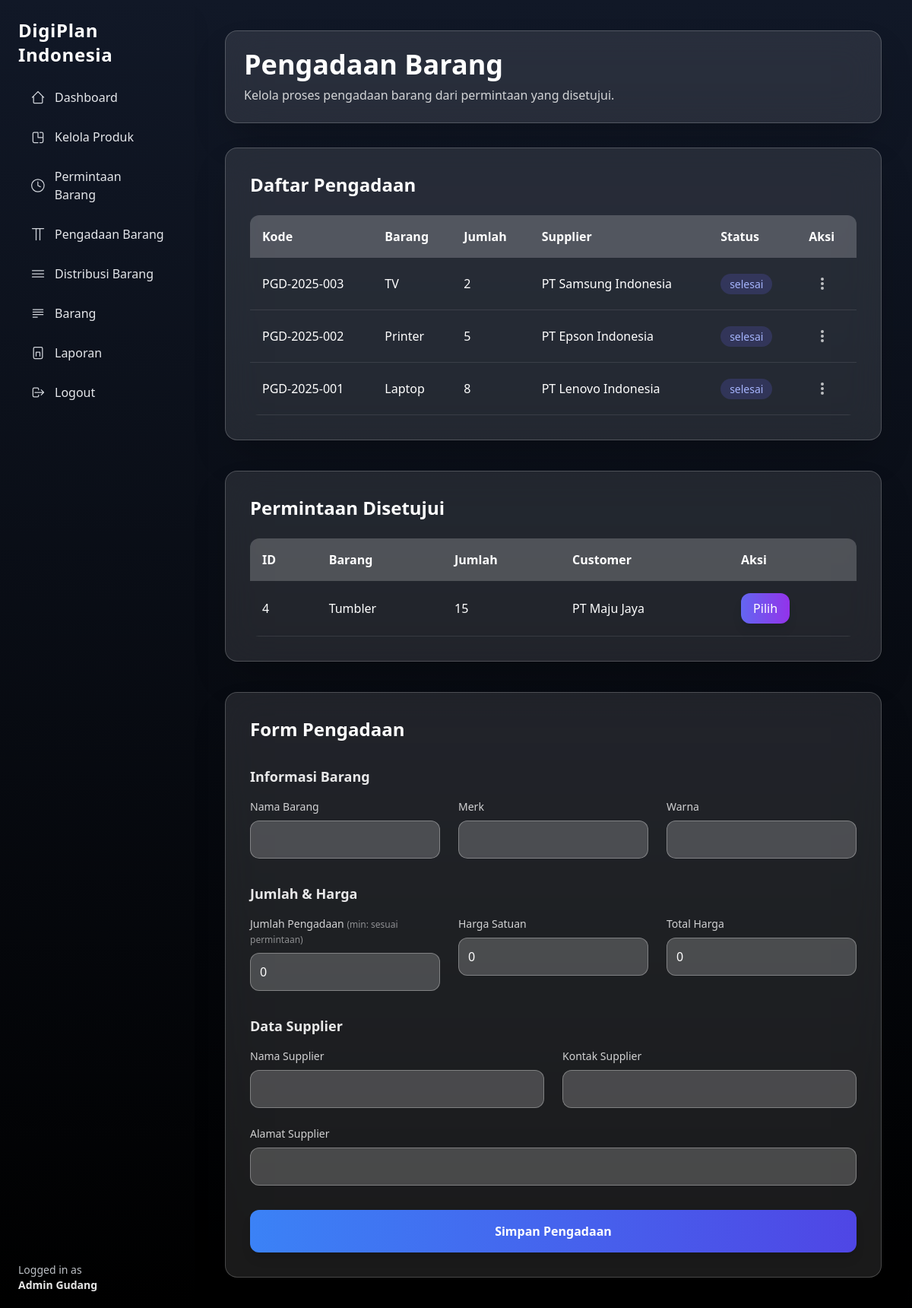
Page /admin/procurement.php (signed in) on the earlier database version.
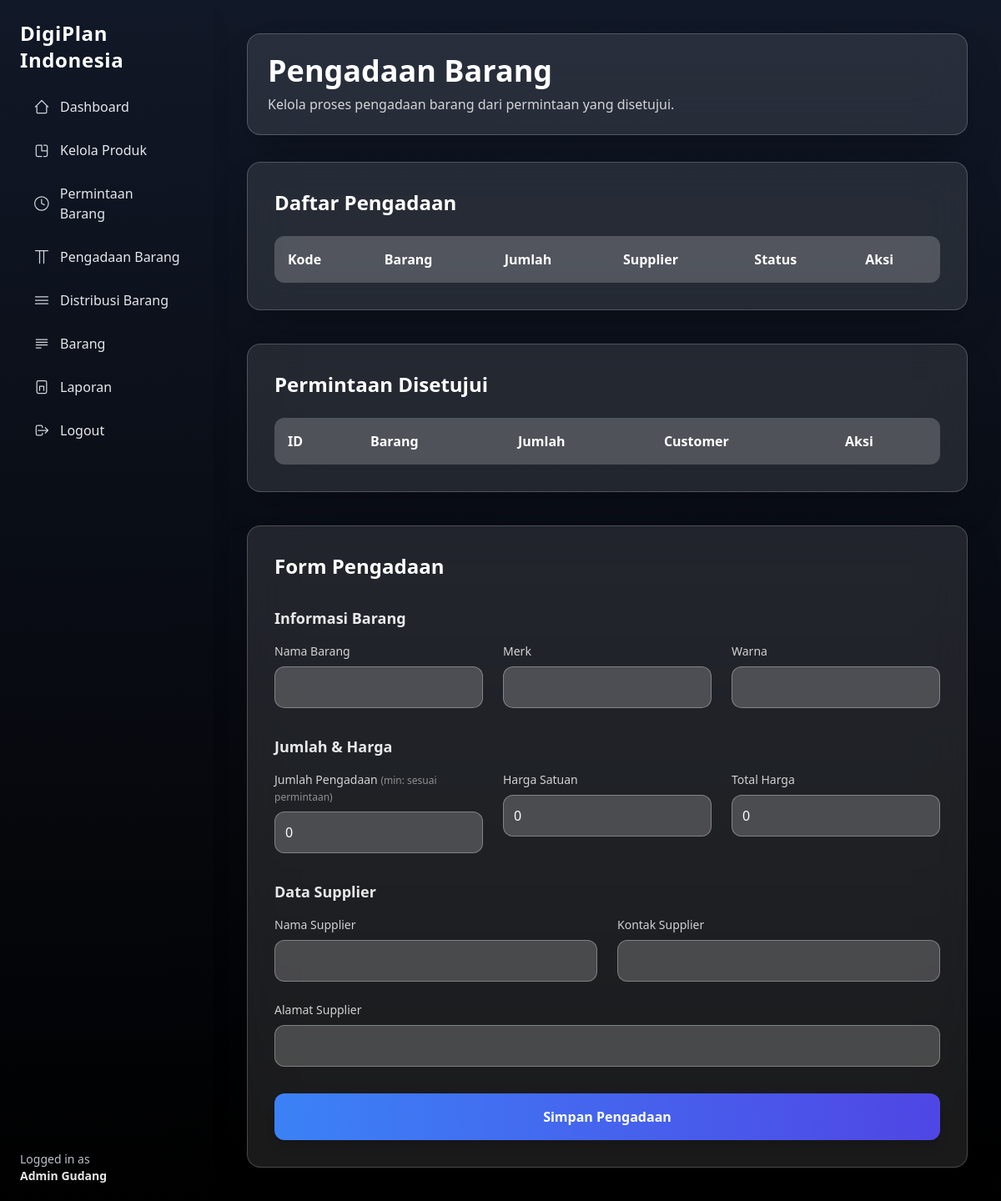
Same page on the later database version.
### tables this page shows
CREATE TABLE pengadaan_barang (
  id INT AUTO_INCREMENT PRIMARY KEY,
  kode_pengadaan VARCHAR(50) UNIQUE,
  permintaan_id INT NOT NULL,
  admin_id INT NOT NULL,
  barang_id INT DEFAULT NULL,

  nama_barang VARCHAR(100),
  merk VARCHAR(100),
  warna VARCHAR(100),
  jumlah INT,

  supplier VARCHAR(150),
  kontak_supplier VARCHAR(100),
  alamat_supplier VARCHAR(255),

  harga_satuan DECIMAL(15,2),
  harga_total DECIMAL(15,2),

  status_pengadaan ENUM('diproses','selesai','dibatalkan'),
  tanggal_pengadaan DATE,

  created_at TIMESTAMP DEFAULT CURRENT_TIMESTAMP,
  deleted_at DATETIME DEFAULT NULL,

  FOREIGN KEY (permintaan_id) REFERENCES permintaan_barang(id),
  FOREIGN KEY (admin_id) REFERENCES users(id),
  FOREIGN KEY (barang_id) REFERENCES barang(id)
    ON DELETE SET NULL
);

CREATE TABLE permintaan_barang (
  id INT AUTO_INCREMENT PRIMARY KEY,
  kode_permintaan VARCHAR(50) UNIQUE,
  user_id INT,
  nama_barang VARCHAR(100),
  merk VARCHAR(100),
  warna VARCHAR(100),
  jumlah INT,
  status ENUM(
    'diajukan','ditolak','dibatalkan',
    'disetujui','dalam_pengadaan',
    'siap_distribusi','selesai'
  ),
  admin_id INT,
  tanggal_verifikasi DATETIME,
  catatan_admin TEXT,
  created_at TIMESTAMP DEFAULT CURRENT_TIMESTAMP,
  deleted_at DATETIME DEFAULT NULL,
  FOREIGN KEY (user_id) REFERENCES users(id),
  FOREIGN KEY (admin_id) REFERENCES users(id)
);

CREATE TABLE users (
  id INT AUTO_INCREMENT PRIMARY KEY,
  name VARCHAR(100),
  email VARCHAR(100) UNIQUE,
  password VARCHAR(255),
  role_id INT,
  created_at TIMESTAMP DEFAULT CURRENT_TIMESTAMP,
  deleted_at DATETIME DEFAULT NULL,
  FOREIGN KEY (role_id) REFERENCES roles(id)
);

### admin/procurement.php (the view, shortened to what the changed rows need)
<?php
require '../include/conn.php';
$permintaan = $conn->query("
  SELECT
    pb.*,
    u.name AS user_name
  FROM permintaan_barang pb
  JOIN users u ON pb.user_id = u.id
  LEFT JOIN pengadaan_barang pg ON pg.permintaan_id = pb.id
  WHERE pb.status = 'disetujui'
    AND pg.id IS NULL
  ORDER BY pb.id DESC
");
$pengadaan_list = $conn->query("
  SELECT
    pg.*,
    u.name AS customer
  FROM pengadaan_barang pg
  JOIN permintaan_barang pb ON pg.permintaan_id = pb.id
  JOIN users u ON pb.user_id = u.id
  ORDER BY pg.id DESC
");
?>
<!DOCTYPE html>
<html lang="id">
<head>
  <script src="https://cdn.tailwindcss.com"></script>
</head>
<body class="bg-gradient-to-b from-gray-900 to-black text-white">
  <div class="flex min-h-screen">
    <?php include '../include/layouts/sidebar-admin.php'; ?>
    <main class="ml-64 p-10 w-full flex-1" x-data="procurement()">
      <div class="max-w-7xl mx-auto">
        <div class="backdrop-blur-xl bg-white/10 border border-white/20 p-6 rounded-2xl shadow-2xl mb-8">
          <h1 class="text-4xl font-bold mb-2">Pengadaan Barang</h1>
        </div>
        <div class="backdrop-blur-xl bg-white/10 border border-white/20 p-8 rounded-2xl shadow-2xl mb-10">
          <h2 class="text-2xl font-semibold mb-6">Daftar Pengadaan</h2>
          <div class="overflow-x-auto">
            <table class="w-full border-collapse rounded-xl overflow-hidden">
              <thead class="bg-white/20">
                <tr>
                  <th class="p-4 text-left">Kode</th>
                  <th class="p-4 text-left">Barang</th>
                  <th class="p-4 text-left">Jumlah</th>
                  <th class="p-4 text-left">Supplier</th>
                  <th class="p-4 text-left">Status</th>
                  <th class="p-4 text-left">Aksi</th>
                </tr>
              </thead>
              <tbody>
                <?php while ($pg = $pengadaan_list->fetch_assoc()): ?>
                  <tr class="border-b border-white/10 hover:bg-white/5 transition">
                    <td class="p-4 font-medium"><?= $pg['kode_pengadaan'] ?></td>
                    <td class="p-4"><?= $pg['nama_barang'] ?></td>
                    <td class="p-4"><?= $pg['jumlah'] ?></td>
                    <td class="p-4"><?= $pg['supplier'] ?></td>
                    <td class="p-4">
                      <span class="px-3 py-1 rounded-full text-sm bg-indigo-500/20 text-indigo-300">
                        <?= $pg['status_pengadaan'] ?>
                      </span>
                    </td>
                    <td class="p-4 relative">
                      <button onclick="toggleDropdown(<?= $pg['id']; ?>, event)"
                        class="text-white/70 hover:text-white p-2 rounded-lg hover:bg-white/10 transition-colors duration-200">
                        <svg class="w-5 h-5" fill="currentColor" viewBox="0 0 20 20">
                          <path d="M10 6a2 2 0 110-4 2 2 0 010 4z
               M10 12a2 2 0 110-4 2 2 0 010 4z
               M10 18a2 2 0 110-4 2 2 0 010 4z"></path>
                        </svg>
                      </button>
                    </td>
                  </tr>
                <?php endwhile; ?>
              </tbody>
            </table>
          </div>
        </div>
        <div class="backdrop-blur-xl bg-white/10 border border-white/20 p-8 rounded-2xl shadow-2xl mb-10">
          <h2 class="text-2xl font-semibold mb-6">Permintaan Disetujui</h2>
          <div class="overflow-x-auto">
            <table class="w-full border-collapse rounded-xl overflow-hidden">
              <thead class="bg-white/20">
                <tr>
                  <th class="p-4 text-left">ID</th>
                  <th class="p-4 text-left">Barang</th>
                  <th class="p-4 text-left">Jumlah</th>
                  <th class="p-4 text-left">Customer</th>
                  <th class="p-4 text-left">Aksi</th>
                </tr>
              </thead>
              <tbody>
                <?php while ($p = $permintaan->fetch_assoc()): ?>
                  <tr class="border-b border-white/10 hover:bg-white/5 transition">
                    <td class="p-4"><?= $p['id'] ?></td>
                    <td class="p-4"><?= $p['nama_barang'] ?></td>
                    <td class="p-4"><?= $p['jumlah'] ?></td>
                    <td class="p-4"><?= $p['user_name'] ?></td>
                    <td class="p-4">
                      <button
                        @click='pilihPermintaan(<?= json_encode($p) ?>)'
                        class="px-4 py-2 bg-gradient-to-r from-indigo-500 to-purple-600 hover:from-indigo-600 hover:to-purple-700 rounded-xl shadow-lg transform hover:scale-105 transition">
                        Pilih
                      </button>
                    </td>
                  </tr>
                <?php endwhile; ?>
              </tbody>
            </table>
          </div>
        </div>
        <div class="backdrop-blur-xl bg-white/10 border border-white/20 p-8 rounded-2xl shadow-2xl">
          <h2 class="text-2xl font-semibold text-white mb-6">Form Pengadaan</h2>
        </div>
      </div>
    </main>
  </div>
</body>
</html>

Differences in the rows shown:
removed pengadaan_barang: kode_pengadaan "PGD-2025-003", nama_barang "TV", jumlah "2", supplier "PT Samsung Indonesia", status_pengadaan "selesai"
removed pengadaan_barang: kode_pengadaan "PGD-2025-002", nama_barang "Printer", jumlah "5", supplier "PT Epson Indonesia", status_pengadaan "selesai"
removed pengadaan_barang: kode_pengadaan "PGD-2025-001", nama_barang "Laptop", jumlah "8", supplier "PT Lenovo Indonesia", status_pengadaan "selesai"
removed permintaan_barang: id "4", nama_barang "Tumbler", jumlah "15", user.name "PT Maju Jaya"
